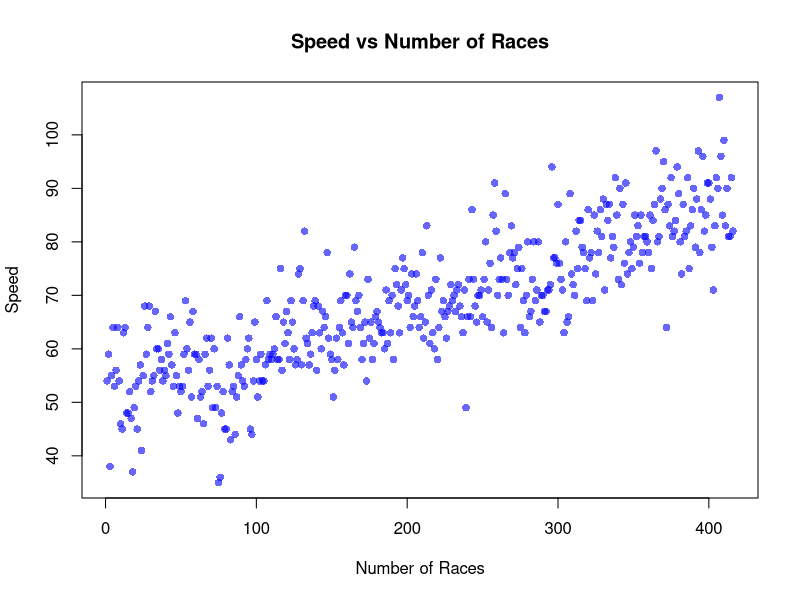

Generate this figure with R:
library(readr)
typingdata <- read_csv("output.csv")
head(typingdata)
race = typingdata$`Race #`
speed = typingdata$Speed
plot(speed ~ race,
     main = "Speed vs Number of Races",
     xlab = "Number of Races",
     ylab = "Speed",
     pch = 16, col = rgb(0, 0, 1, 0.6))

